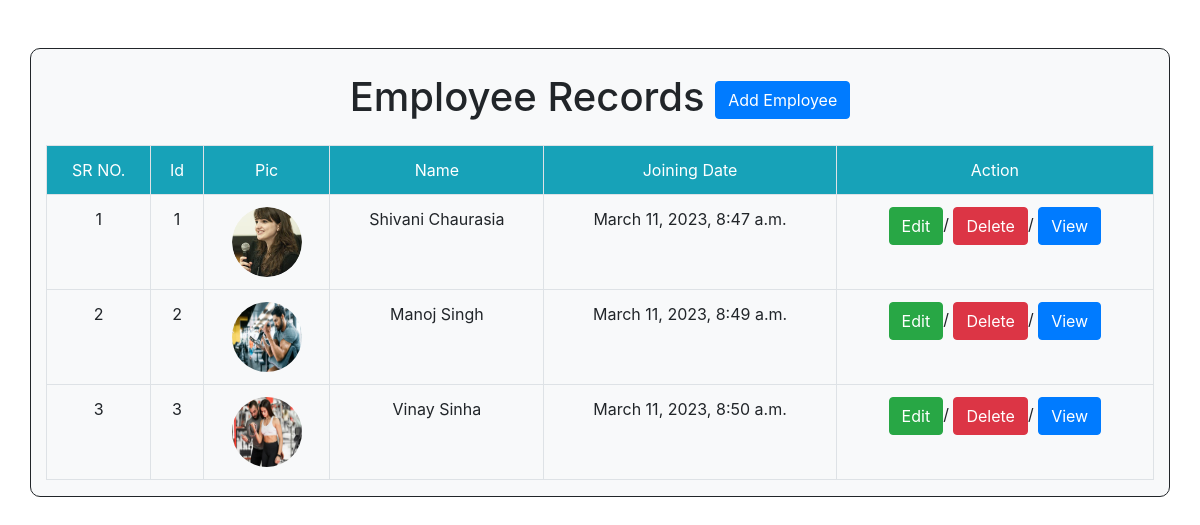
The app's page /, older data.
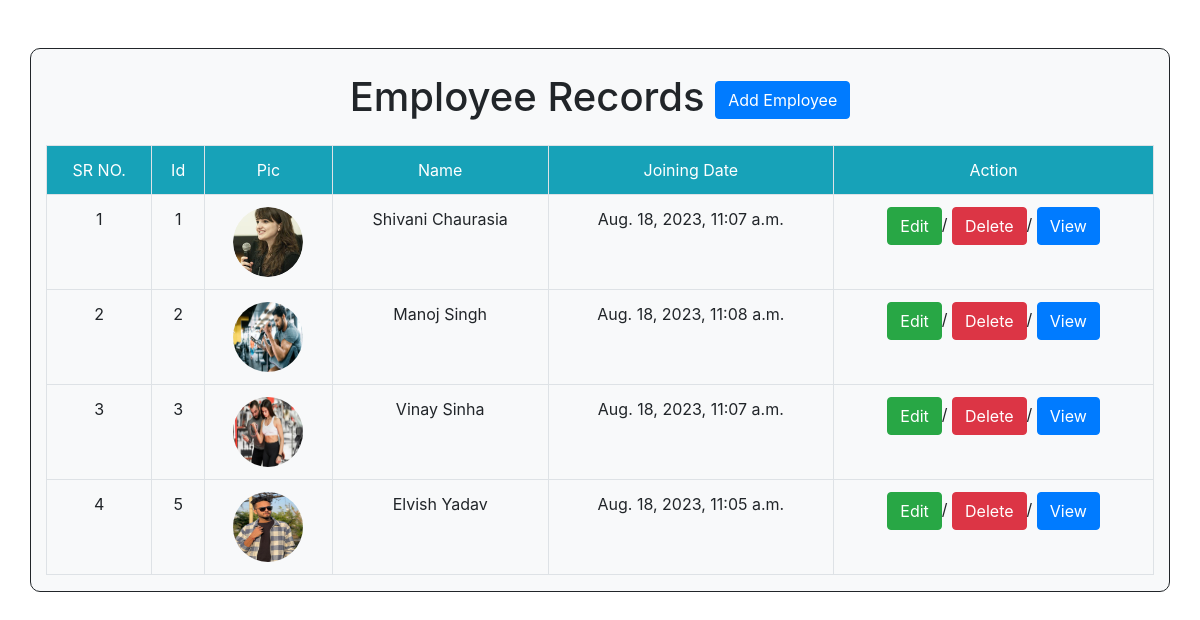
The same page, newer data.
### personapp/models.py (models this page shows, shortened)
class Person(models.Model):
    image=models.ImageField(upload_to="uploads",default="a.png")
    name=models.CharField(max_length=30)
    email=models.EmailField(unique=True)
    mobile=models.CharField(max_length=12)
    address=models.TextField()
    joining_date=models.DateTimeField(auto_now=True)
    status=models.BooleanField(default=True)

### personapp/views.py (the view)
# urls.py: path('', views.person_list),
def person_list(request):
    records=Person.objects.all()
    mydict={'records':records}
    return render(request,'Listingpage.html',context=mydict)

### personapp/templates/Listingpage.html (shortened to what this page needs)
<!DOCTYPE html>
<html lang="en">
<head>
    <link rel="stylesheet" href="https://cdn.jsdelivr.net/npm/bootstrap@4.6.1/dist/css/bootstrap.min.css">
</head>
<body>
<div class="container mt-5 bg-light" style="border:1px solid ; background-color:#1111; border-radius: 10px;">
    <h1 class="m-4 text-center">Employee Records <a href="/Add/" class="btn btn-primary">Add Employee</a></h1>
    <table class="table table-bordered">
        <tr class="bg-info text-white text-center ">
            <td > SR NO.  </td>
            <td > Id  </td>
            <td> Pic  </td>
            <td> Name  </td>
            <td> Joining Date  </td>
            <td> Action  </td>
        </tr>
        {%for rec in records %}
        <tr class="text-center">
            <td>{{forloop.counter}}</td>
            <td>{{rec.id}}</td>
            <td><img src="/media/{{rec.image}}"class="rounded-circle" height="70px" width="70px"></td>
            <td>{{rec.name}}</td>
            <td>{{rec.joining_date}}</td>
            <td> <a href="/Edit/{{rec.id}}" class="btn btn-success">Edit</a>/
                <a href="/Delete/{{rec.id}}" class="btn btn-danger">Delete</a>/
                <a href="/View/{{rec.id}}" class="btn btn-primary">View</a>
            </td>
        </tr>
    {%endfor%}
    </table>
</div>
</body>
</html>

Row changes from the older to the newer data that the page shows:
changed Person "Shivani Chaurasia": joining_date "March 11, 2023, 8:47 a.m." → "Aug. 18, 2023, 11:07 a.m."
changed Person "Manoj Singh": joining_date "March 11, 2023, 8:49 a.m." → "Aug. 18, 2023, 11:08 a.m."
changed Person "Vinay Sinha": joining_date "March 11, 2023, 8:50 a.m." → "Aug. 18, 2023, 11:07 a.m."
added Person: id "5", image (picture), name "Elvish Yadav", joining_date "Aug. 18, 2023, 11:05 a.m."
